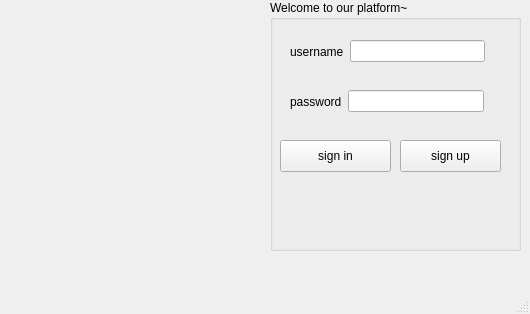
<?xml version="1.0" encoding="UTF-8"?>
<ui version="4.0">
 <class>MainWindow</class>
 <widget class="QMainWindow" name="MainWindow">
  <property name="geometry">
   <rect>
    <x>0</x>
    <y>0</y>
    <width>530</width>
    <height>314</height>
   </rect>
  </property>
  <property name="windowTitle">
   <string>MainWindow</string>
  </property>
  <widget class="QWidget" name="centralwidget">
   <widget class="QGroupBox" name="groupBox">
    <property name="geometry">
     <rect>
      <x>270</x>
      <y>0</y>
      <width>251</width>
      <height>251</height>
     </rect>
    </property>
    <property name="title">
     <string>Welcome to our platform~</string>
    </property>
    <widget class="QWidget" name="layoutWidget">
     <property name="geometry">
      <rect>
       <x>20</x>
       <y>40</y>
       <width>195</width>
       <height>23</height>
      </rect>
     </property>
     <layout class="QHBoxLayout" name="horizontalLayout">
      <item>
       <widget class="QLabel" name="label">
        <property name="text">
         <string>username</string>
        </property>
       </widget>
      </item>
      <item>
       <widget class="QLineEdit" name="lineEdit_username"/>
      </item>
     </layout>
    </widget>
    <widget class="QWidget" name="layoutWidget">
     <property name="geometry">
      <rect>
       <x>20</x>
       <y>90</y>
       <width>194</width>
       <height>23</height>
      </rect>
     </property>
     <layout class="QHBoxLayout" name="horizontalLayout_2">
      <item>
       <widget class="QLabel" name="label_2">
        <property name="text">
         <string>password</string>
        </property>
       </widget>
      </item>
      <item>
       <widget class="QLineEdit" name="lineEdit_password">
        <property name="echoMode">
         <enum>QLineEdit::Password</enum>
        </property>
       </widget>
      </item>
     </layout>
    </widget>
    <widget class="QPushButton" name="pushButton_Login">
     <property name="geometry">
      <rect>
       <x>10</x>
       <y>140</y>
       <width>111</width>
       <height>32</height>
      </rect>
     </property>
     <property name="text">
      <string>sign in</string>
     </property>
    </widget>
    <widget class="QPushButton" name="pushButton_signup">
     <property name="geometry">
      <rect>
       <x>130</x>
       <y>140</y>
       <width>101</width>
       <height>32</height>
      </rect>
     </property>
     <property name="text">
      <string>sign up</string>
     </property>
    </widget>
   </widget>
   <widget class="QLabel" name="label_pic">
    <property name="geometry">
     <rect>
      <x>47</x>
      <y>30</y>
      <width>171</width>
      <height>171</height>
     </rect>
    </property>
    <property name="styleSheet">
     <string notr="true">background-image: url(:/image/login.png);</string>
    </property>
    <property name="text">
     <string/>
    </property>
   </widget>
  </widget>
  <widget class="QMenuBar" name="menubar">
   <property name="geometry">
    <rect>
     <x>0</x>
     <y>0</y>
     <width>530</width>
     <height>26</height>
    </rect>
   </property>
  </widget>
  <widget class="QStatusBar" name="statusbar"/>
 </widget>
 <resources/>
 <connections/>
</ui>
